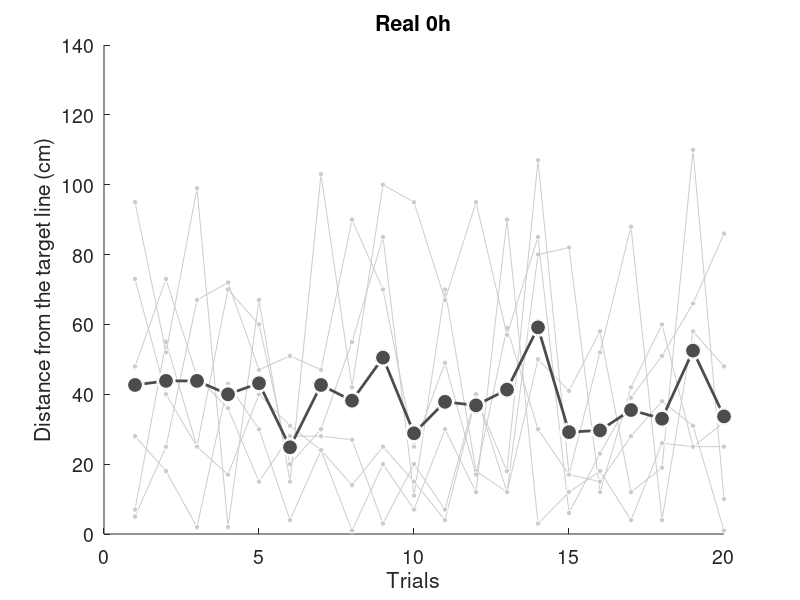
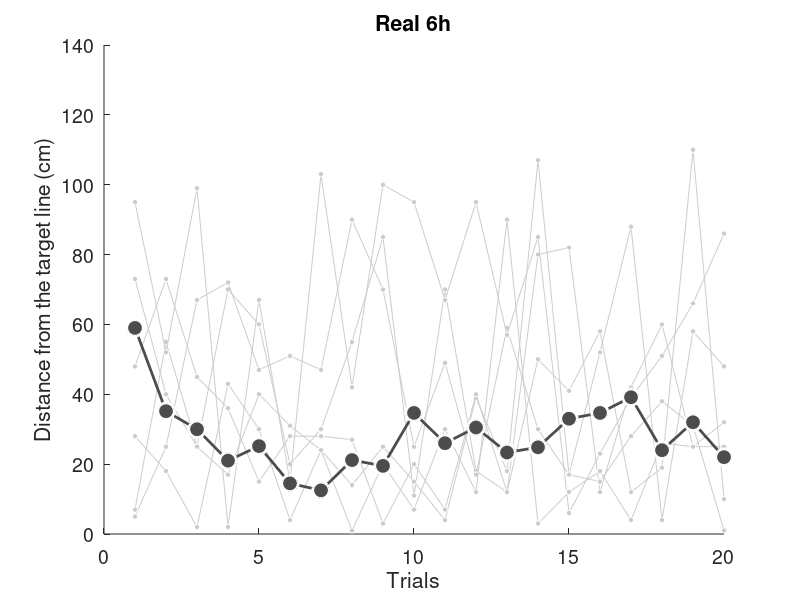
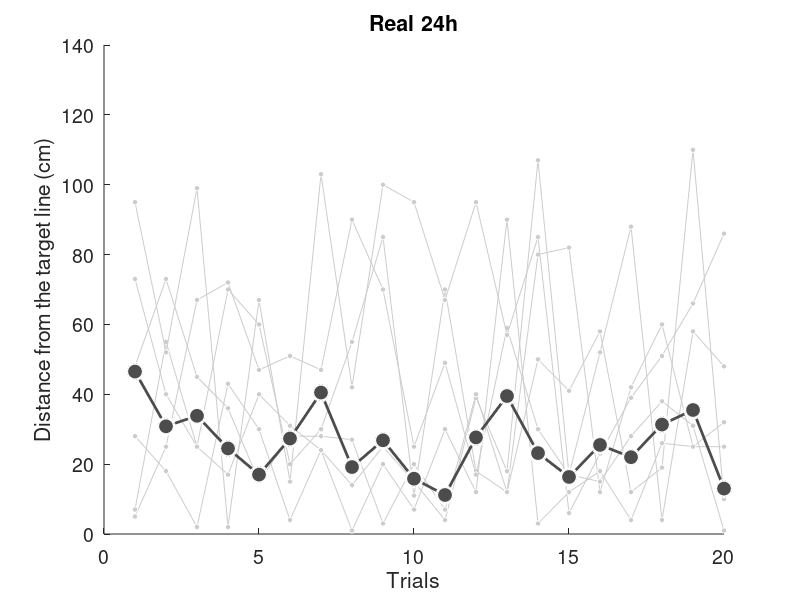

Recreate these plots in MATLAB, in order.
load('scores.mat')

REAL_0h_abs = abs(REAL_0h_diff);
REAL_6h_abs = abs(REAL_6h_diff);
REAL_24h_abs = abs(REAL_24h_diff);
REAL_0h_abs_each = mean(REAL_0h_abs, 2);
REAL_6h_abs_each = mean(REAL_6h_abs, 2);
REAL_24h_abs_each = mean(REAL_24h_abs, 2);

x = 1:20;

REAL_abs_each = [REAL_0h_abs_each, REAL_6h_abs_each, REAL_24h_abs_each];

for hour = 1:3
    time = '0h';
    REAL_abs = REAL_0h_abs;
    if hour == 2
        REAL_abs = REAL_6h_abs;
        time = '6h';
    elseif hour == 3
        REAL_abs = REAL_24h_abs;
        time = '24h';
    end

    figure('Position', [100 100 700 400]);
    title(['Real', ' ', time])
    for i = 1:REAL_number
        hold on
        y = REAL_0h_abs(:,i);
        plot(x, y', '-o', ...
        'MarkerSize', 4, ...
        'MarkerFaceColor', light_gray, ...
        'MarkerEdgeColor', white, ...
        'Color', light_gray)
    end

    hold on

    plot(x, REAL_abs_each(:,hour)', '-o', ...
        'LineWidth', 2, ...
        'MarkerSize', 12, ...
        'MarkerFaceColor', dark_gray, ...
        'MarkerEdgeColor', white, ...
        'Color', dark_gray)

    hold off

    xlabel('Trials')
    ylabel('Distance from the target line (cm)')
    ylim([0, 140])
    h = gca;
    set(h, 'FontSize', 14)

    filePath = strcat('./data/figures/REAL_', time, '_test');
    saveas(gcf, filePath,'epsc')
end
